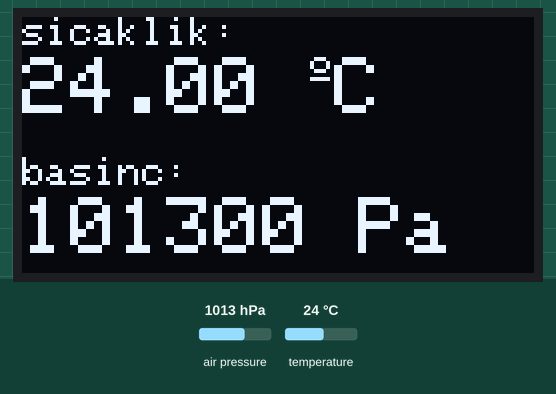
Simulated run of this sketch. Board: Arduino Uno, built with avr-gcc and run on an emulated ATmega328P. On the bench: 128×64 one-colour display. The inputs (shaded band) are chosen by the test bench; at power-on: air pressure 1013 hPa, temperature 24 °C. What the sketch prints to the serial monitor is not drawn.

Above: at 3.2 s.
3.3 s: air pressure set to 952 hPa
At 5.3 s:
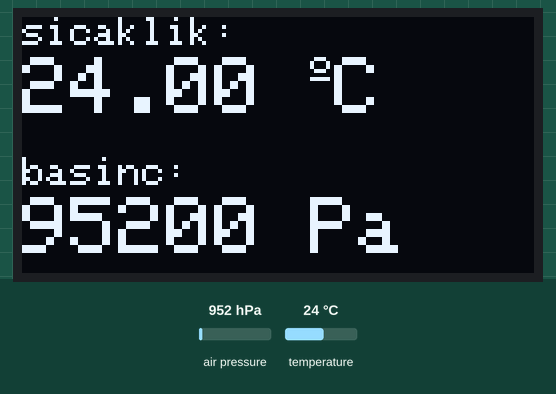
5.6 s: temperature set to 12 °C
At 7.4 s:
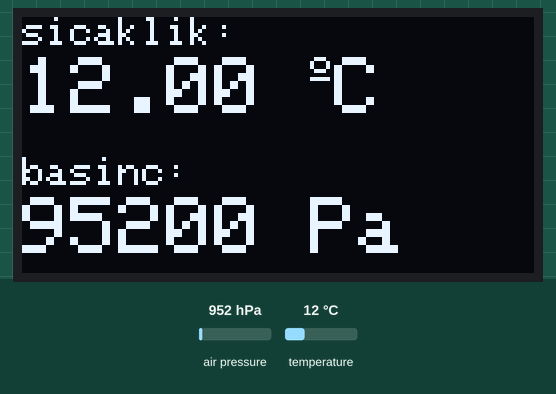
7.7 s: air pressure set to 975 hPa
At 9.5 s:
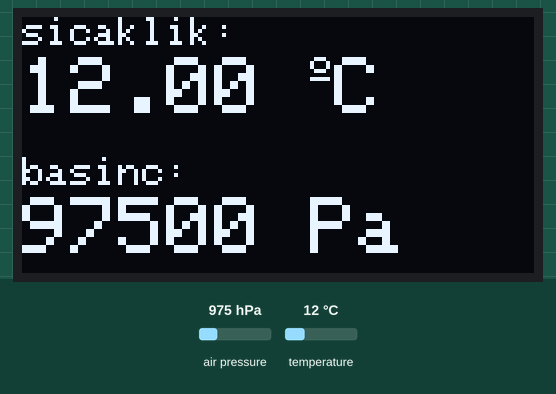
9.8 s: temperature set to 19 °C
At 10.8 s:
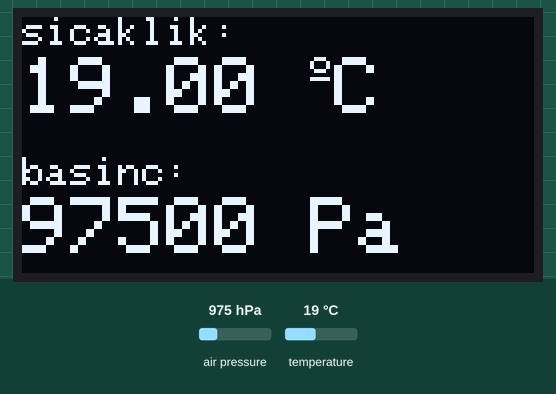
Timing chart, 0 to 12.8 s (numbered marks = the images above; inputs shaded):
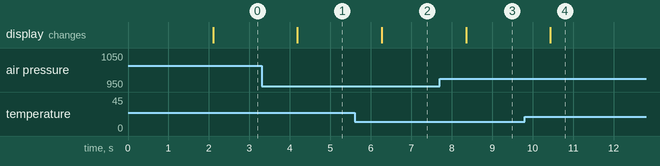

Measured:
- after the input at 3.3 s, the display: changes after 0.89 s (image 1)
- after the input at 5.6 s, the display: changes after 0.67 s (image 2)
- after the input at 7.7 s, the display: changes after 0.66 s (image 3)
- after the input at 9.8 s, the display: changes after 0.64 s (image 4)

The sketch:

bmp_180_oled.ino
```cpp
#include <Wire.h>
#include <Adafruit_BMP085.h>
#include <Adafruit_GFX.h>
#include <Adafruit_SSD1306.h>


Adafruit_BMP085 bmp;
Adafruit_SSD1306 display = Adafruit_SSD1306(128, 64, &Wire, -1);

void setup() {
  Serial.begin(115200);
  if (!bmp.begin()) {
  Serial.println("BMP180 Not Found. CHECK CIRCUIT!");
  while (1) {}
  }
  display.begin(SSD1306_SWITCHCAPVCC, 0x3C);
if(!display.begin(SSD1306_SWITCHCAPVCC, 0x3C)) {
  Serial.println(F("SSD1306 allocation failed"));
  for(;;);
}
  delay(2000);
display.clearDisplay();
display.setTextColor(WHITE);
}

void loop() {
    Serial.print("sicaklik = ");
    Serial.print(bmp.readTemperature());
    Serial.println(" *C");

    Serial.print("basinc = ");
    Serial.print(bmp.readPressure());
    Serial.println(" Pa");
    Serial.println();

  display.setTextSize(1);
  display.setCursor(0,0);
  display.print("sicaklik: ");
  display.setTextSize(2);
  display.setCursor(0,10);
  display.print(bmp.readTemperature());
  display.print(" ");
  display.setTextSize(1);
  display.cp437(true);
  display.write(167);
  display.setTextSize(2);
  display.print("C");

  display.setTextSize(1);
  display.setCursor(0, 35);
  display.print("basinc: ");
  display.setTextSize(2);
  display.setCursor(0, 45);
  display.print(bmp.readPressure());
  display.print(" Pa");

  display.display();
  delay(1000);
  display.clearDisplay();
}
```
